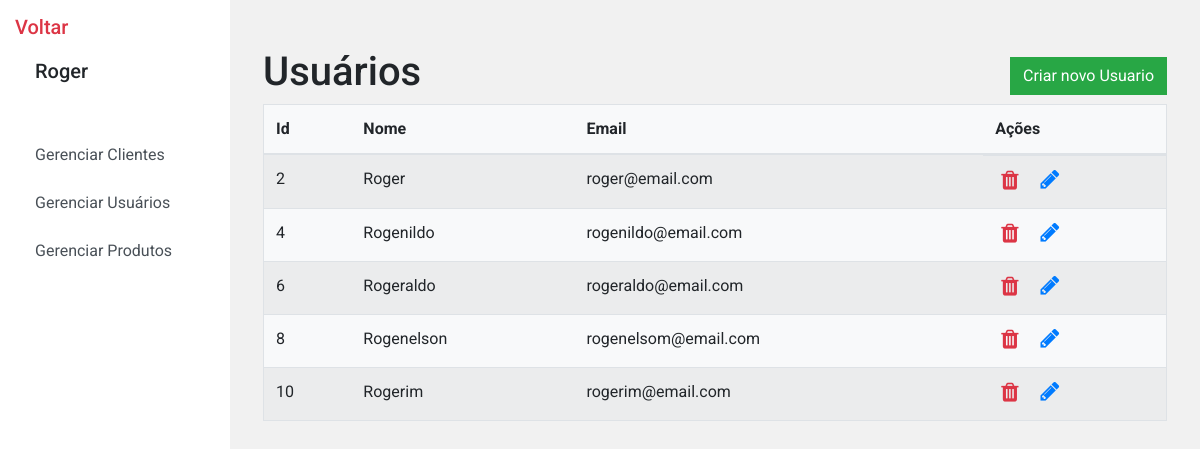
/painel-cadastro-usuarios.php (signed in), run on the app's committed database.
### tables this page shows
CREATE TABLE usuarios (
    id INT PRIMARY KEY AUTO_INCREMENT,
    nome VARCHAR(255) NOT NULL,
    fl_cliente BOOLEAN DEFAULT TRUE,
    email VARCHAR(255) NOT NULL,
    senha VARCHAR(255) NOT NULL
);

### app/consulta-usuarios.php (called while the page is built)
<?php
function consultarUsuarios()
{
  require_once('conexao.php');
  $sql = 'SELECT * FROM usuarios WHERE fl_cliente = 0';
  $stmt = $conn->prepare($sql);
  $stmt->execute();
  $result = $stmt->fetchAll(PDO::FETCH_OBJ);
  return $result;
}

### painel-cadastro-usuarios.php (the view, shortened to what this page needs)
<?php
include_once('app/consulta-usuarios.php');
$usuarios = consultarUsuarios();
?>
<!DOCTYPE html>
<html lang="pt-BR">
<head>
  <link rel="stylesheet" href="assets/css/bootstrap.min.css">
  <link rel="stylesheet" href="assets/css/style.css">
</head>
<body style="background-color: #f1f1f1">
  <div class="d-flex">
    <?php include_once('./parts/sidebar.php'); ?>
    <div class="row w-100">
      <div class="col-12 p-5">
        <div class="d-flex justify-content-between align-items-center">
          <h1>Usuários</h1>
          <a href="criar-usuario.php" class="btn btn-success">Criar novo Usuario</a>
        </div>
        <table class="table w-100 table-striped table-hover bg-light border">
          <thead>
            <tr>
              <th>Id</th>
              <th>Nome</th>
              <th>Email</th>
              <th>Ações</th>
            </tr>
          </thead>
          <tbody>
            <?php foreach ($usuarios as $usuario) : ?>
            <tr>
              <td><?php echo $usuario->id; ?></td>
              <td><?php echo $usuario->nome; ?></td>
              <td><?php echo $usuario->email; ?></td>
              <td class="d-flex">
                <form action="excluir-usuario.php" method="POST">
                  <button type="submit" class="simple-button"><i class="fa fa-trash icone text-danger"></i></button>
                </form>
                <a href="editar-usuario.php?id=<?php echo $usuario->id; ?>"><i class=" fa fa-pencil icone text-primary
                  ml-3"></i></a>
              </td>
            </tr>
            <?php endforeach; ?>
          </tbody>
        </table>
      </div>
    </div>
  </div>
</body>
</html>

### parts/sidebar.php (shortened to what this page needs)
<div class="sidebar">
  <h5>
    <a class="text-danger" href="index.php">Voltar</a>
  </h5>
  <h5 style="margin: 20px"><?php echo $_SESSION['user']->nome; ?></h5>
  <ul class="list-group mt-5">
    <a href="painel-cadastro-clientes.php">
      <li class="list-group-item list-group-item-action border-0 c-pointer">
        Gerenciar Clientes
      </li>
    </a>
    <a href="painel-cadastro-usuarios.php">
      <li class="list-group-item list-group-item-action border-0 c-pointer">
        Gerenciar Usuários
      </li>
    </a>
    <a href="painel-cadastro-produtos.php">
      <li class="list-group-item list-group-item-action border-0 c-pointer">
        Gerenciar Produtos
      </li>
    </a>
  </ul>
</div>

### assets/css/style.css (style rules this page uses)
* { font-family: "Roboto", sans-serif; }
body { min-height: 100vh; }
.btn { border-radius: 0; }
.sidebar { background-color: #fff; min-height: 100vh; width: 270px; padding: 15px; }
.c-pointer { cursor: pointer; }
.icone { font-size: 22px !important; }
.simple-button { background: none; border: none; }

### data on the page
usuarios: nome "Roger", id "2", email "roger@email.com"
usuarios: id "4", nome "Rogenildo", email "rogenildo@email.com"
usuarios: id "6", nome "Rogeraldo", email "rogeraldo@email.com"
usuarios: id "8", nome "Rogenelson", email "rogenelsom@email.com"
usuarios: id "10", nome "Rogerim", email "rogerim@email.com"
